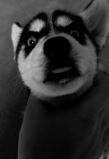
#> input picture 问天/视觉/OpenCV-Python/Code/6_Hist/picture_2.jpg, 109 x 159 px
$ python clahe_hist.py
#> lines starting #> are read from the running program, lines starting #| are printed output that depends on the picture
"""
    局部直方图均衡化
"""
import cv2
import numpy as np
import matplotlib.pyplot as plt

img = cv2.imread('picture_2.jpg', 0)
#> img is the input picture: shape (159, 109); min 0, max 206, mean 46.7
clahe = cv2.createCLAHE(8, (8, 8))
equal = clahe.apply(img)
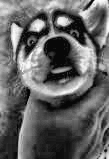
#> equal: shape (159, 109); min 2, max 253, mean 99.7

img_hist = cv2.calcHist([img], [0], None, [256], [0, 256])
#> img_hist = 256 values, max 1007 at index 0, min 0 at index 207, mean 67.7
equal_hist = cv2.calcHist([equal], [0], None, [256], [0, 256])
#> equal_hist = 256 values, max 794 at index 8, min 0 at index 0, mean 67.7

plt.subplot(221),plt.imshow(img,'gray')
plt.subplot(222),plt.imshow(equal,'gray')
plt.subplot(223),plt.plot(img_hist),plt.plot(equal_hist)
plt.xlim([0,256])

plt.show()
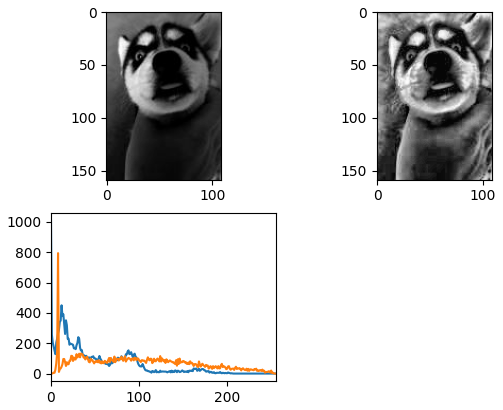
#> figure drawn by matplotlib, 3 panels; panel 3: curve peaks at x = 0, y = 1007; panel 3: curve peaks at x = 8, y = 794

$ run again, with 问天/视觉/OpenCV-Python/Code/6_Hist/picture_1.jpg copied over 问天/视觉/OpenCV-Python/Code/6_Hist/picture_2.jpg
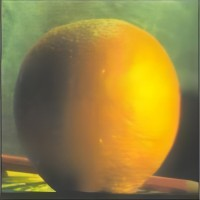
#> input picture 问天/视觉/OpenCV-Python/Code/6_Hist/picture_1.jpg, 200 x 200 px
#> `equal = clahe.apply(img)`:
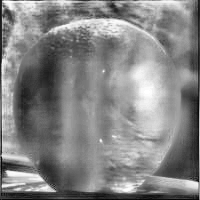
#> equal: shape (200, 200); min 2, max 255, mean 132.6
#> img_hist = 256 values, max 480 at index 181, min 0 at index 0, mean 156.2
#> equal_hist = 256 values, max 403 at index 150, min 0 at index 0, mean 156.2
#> `plt.show()`:
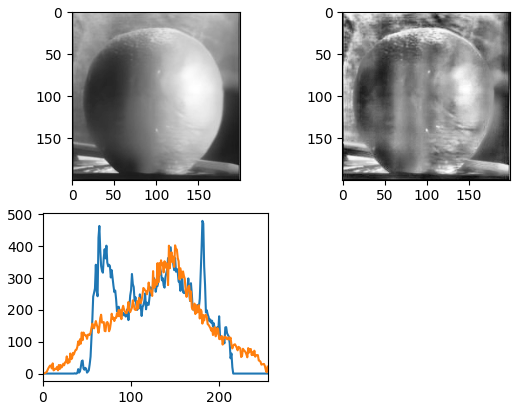
#> figure drawn by matplotlib, 3 panels; panel 3: curve peaks at x = 181, y = 480; panel 3: curve peaks at x = 150, y = 403

$ run again, with 问天/视觉/OpenCV-Python/Code/6_Hist/apple.jpg copied over 问天/视觉/OpenCV-Python/Code/6_Hist/picture_2.jpg
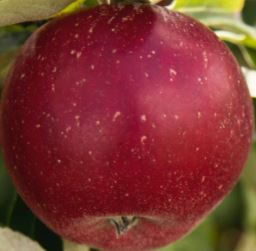
#> input picture 问天/视觉/OpenCV-Python/Code/6_Hist/apple.jpg, 256 x 251 px
#> `equal = clahe.apply(img)`:
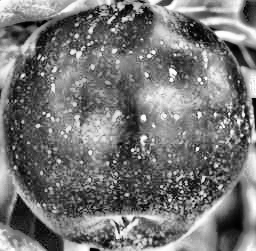
#> equal: shape (251, 256); min 0, max 255, mean 117.7
#> img_hist = 256 values, max 957 at index 47, min 0 at index 0, mean 251
#> equal_hist = 256 values, max 445 at index 104, min 2 at index 0, mean 251
#> `plt.show()`:
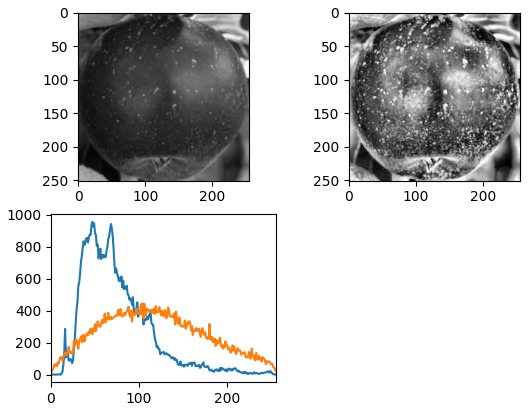
#> figure drawn by matplotlib, 3 panels; panel 3: curve peaks at x = 47, y = 957; panel 3: curve peaks at x = 104, y = 445

$ run again, with 问天/视觉/OpenCV-Python/Code/6_Hist/apple_tree.jpg copied over 问天/视觉/OpenCV-Python/Code/6_Hist/picture_2.jpg
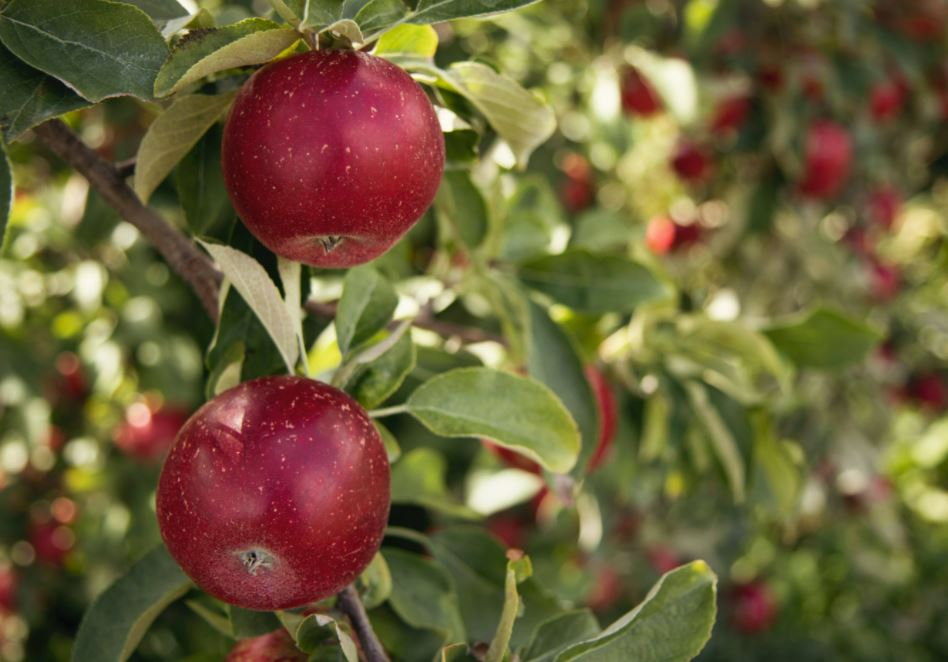
#> input picture 问天/视觉/OpenCV-Python/Code/6_Hist/apple_tree.jpg, 948 x 662 px
#> `equal = clahe.apply(img)`:
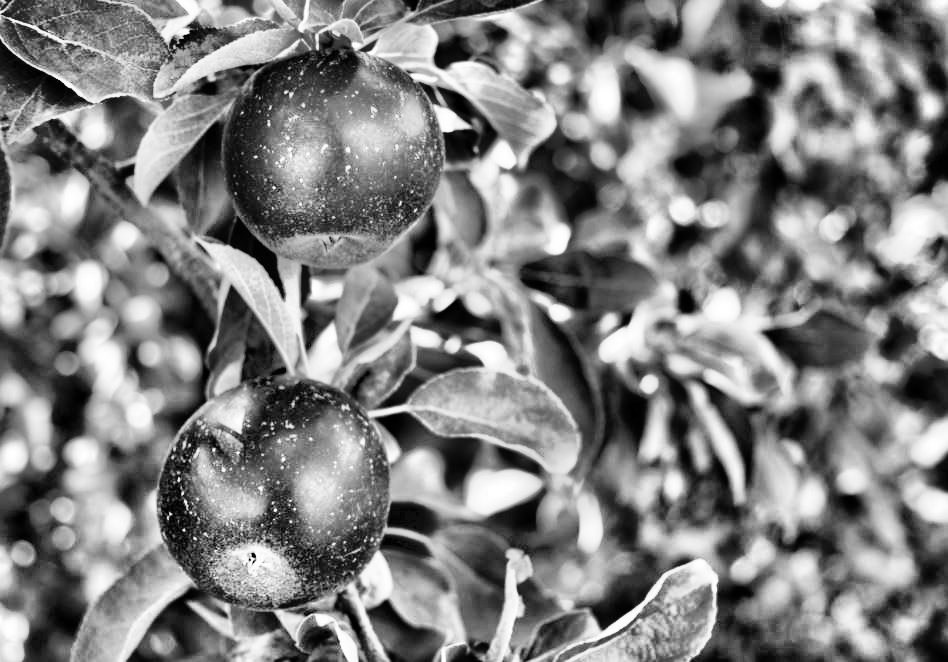
#> equal: shape (662, 948); min 0, max 255, mean 128.9
#> img_hist = 256 values, max 7209 at index 71, min 0 at index 0, mean 2451.5
#> equal_hist = 256 values, max 3006 at index 76, min 403 at index 0, mean 2451.5
#> `plt.show()`:
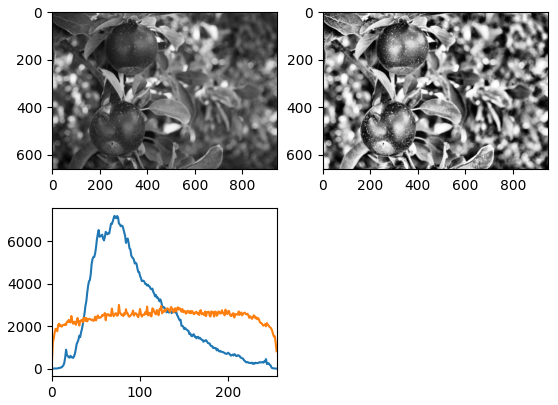
#> figure drawn by matplotlib, 3 panels; panel 3: curve peaks at x = 71, y = 7209; panel 3: curve peaks at x = 76, y = 3006
